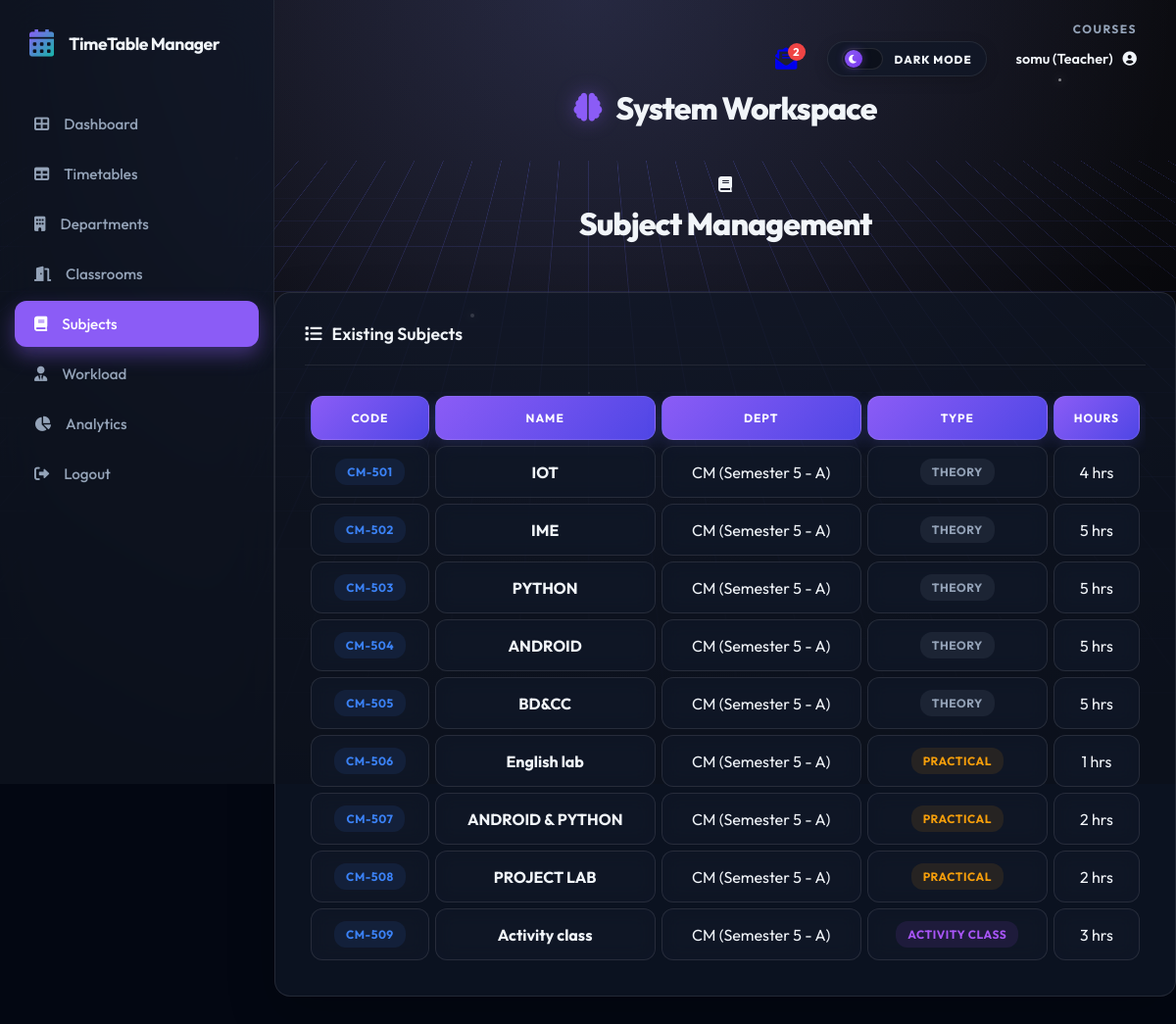
The app's page /courses (signed in) with its own data.
### models.py (models this page shows)
class User(db.Model, UserMixin):
    id = db.Column(db.Integer, primary_key=True)
    username = db.Column(db.String(80), unique=True, nullable=False)
    password = db.Column(db.String(120), nullable=False)
    email = db.Column(db.String(120), nullable=True)
    role = db.Column(db.String(20), nullable=False, default='student')
    dept_id = db.Column(db.Integer, db.ForeignKey('department.id'), nullable=True)
    teacher_id = db.Column(db.Integer, db.ForeignKey('teacher.id'), nullable=True)
    department = db.relationship('Department', backref='users', lazy=True)
    teacher_profile = db.relationship('Teacher', backref='user_account', uselist=False, lazy=True)

class Course(db.Model):
    id = db.Column(db.Integer, primary_key=True)
    name = db.Column(db.String(100), nullable=False)
    code = db.Column(db.String(20), nullable=False)
    dept_id = db.Column(db.Integer, db.ForeignKey('department.id'), nullable=False)
    type = db.Column(db.String(20), nullable=False, default='Theory')
    hours_per_week = db.Column(db.Integer, nullable=False)
    allocations = db.relationship('Allocation', backref='course', lazy=True, cascade="all, delete-orphan")
    timetable_entries = db.relationship('TimetableEntry', backref='course', lazy=True, cascade="all, delete-orphan")

class Department(db.Model):
    id = db.Column(db.Integer, primary_key=True)
    name = db.Column(db.String(100), nullable=False)
    code = db.Column(db.String(10), nullable=False)
    section = db.Column(db.String(10), nullable=True, default='A')
    semester = db.Column(db.String(20), nullable=True, default='Semester 1')
    courses = db.relationship('Course', backref='department', lazy=True, cascade="all, delete-orphan")
    teachers = db.relationship('Teacher', backref='department', lazy=True, cascade="all, delete-orphan")
    timetable_entries = db.relationship('TimetableEntry', backref='department', lazy=True, cascade="all, delete-orphan")

### routes.py (the view, shortened to what this page needs)
@main.route('/courses', methods=['GET', 'POST'])
@login_required
def courses():
    courses = Course.query.all()
    depts = Department.query.all()
    return render_template('resources/courses.html', courses=courses, departments=depts)

### app.py (called while the page is built)
@login_manager.user_loader
def load_user(user_id):
    return User.query.get(int(user_id))

@app.context_processor
def inject_unread_count():
    from flask_login import current_user
    from models import Message
    if current_user.is_authenticated:
        count = Message.query.filter_by(recipient_id=current_user.id, is_read=False).count()
        return dict(unread_count=count)
    return dict(unread_count=0)

### templates/resources/courses.html (shortened to what this page needs)
{% extends 'base.html' %}
{% block content %}
<div class="page-title-section">
    <div class="page-title">
        <i class="fas fa-book"></i>
        <h1>Subject Management</h1>
    </div>
</div>
<div class="card">
    <div class="card-header">
        <h3><i class="fas fa-list"></i> Existing Subjects</h3>
    </div>
    <div class="timetable-responsive">
        <table class="timetable-table">
            <thead>
                <tr>
                    <th>Code</th>
                    <th>Name</th>
                    <th>Dept</th>
                    <th>Type</th>
                    <th>Hours</th>
                </tr>
            </thead>
            <tbody>
                {% for course in courses %}
                <tr>
                    <td><span class="badge badge-subject-code">{{ course.code }}</span></td>
                    <td><strong>{{ course.name }}</strong></td>
                    <td>{{ course.department.code }} ({{ course.department.semester }} - {{ course.department.section
                        }})</td>
                    <td>
                        <span
                            class="badge {% if course.type == 'Practical' %}badge-practical{% elif course.type == 'Activity Class' %}badge-activity{% else %}badge-classroom{% endif %}">
                            {{ course.type }}
                        </span>
                    </td>
                    <td>{{ course.hours_per_week }} hrs</td>
                </tr>
                {% endfor %}
            </tbody>
        </table>
    </div>
</div>
{% endblock %}

### templates/base.html (shortened to what this page needs)
<!DOCTYPE html>
<html lang="en">
<head>
    <link rel="stylesheet" href="{{ url_for('static', filename='css/style.css') }}">
    <link rel="stylesheet" href="https://cdnjs.cloudflare.com/ajax/libs/font-awesome/6.0.0/css/all.min.css">
</head>
<body>
    <div class="cyber-grid-container">
        <div class="cyber-grid"></div>
        <div class="cyber-glow"></div>
        <div class="floating-particles">
            <i></i><i></i><i></i><i></i><i></i><i></i>
        </div>
    </div>
    {% set is_auth = request.endpoint in ['main.login', 'main.register', 'main.register_student',
    'main.register_teacher'] %}
    <div class="{{ 'app-wrapper' if not is_auth else '' }}">
        {% if not is_auth %}
        <aside class="sidebar" id="appSidebar">
            <div class="sidebar-header">
                <i class="fas fa-calendar-alt"></i>
                <h2>TimeTable Manager</h2>
            </div>
            <ul class="sidebar-nav">
                <li class="nav-item {% if request.endpoint == 'main.dashboard' %}active{% endif %}">
                    <a href="{{ url_for('main.dashboard') }}" class="nav-link">
                        <i class="fas fa-th-large"></i> Dashboard
                    </a>
                </li>
                <li class="nav-item {% if request.endpoint == 'main.timetable' %}active{% endif %}">
                    <a href="{{ url_for('main.timetable') }}" class="nav-link">
                        <i class="fas fa-table"></i> Timetables
                    </a>
                </li>
                <li class="nav-item {% if request.endpoint == 'main.departments' %}active{% endif %}">
                    <a href="{{ url_for('main.departments') }}" class="nav-link">
                        <i class="fas fa-building"></i> Departments
                    </a>
                </li>
                <li class="nav-item {% if request.endpoint == 'main.classrooms' %}active{% endif %}">
                    <a href="{{ url_for('main.classrooms') }}" class="nav-link">
                        <i class="fas fa-door-open"></i> Classrooms
                    </a>
                </li>
                <li class="nav-item {% if request.endpoint == 'main.courses' %}active{% endif %}">
                    <a href="{{ url_for('main.courses') }}" class="nav-link">
                        <i class="fas fa-book"></i> Subjects
                    </a>
                </li>
                <li class="nav-item">
                    <a href="{{ url_for('main.teachers') }}" class="nav-link">
                        <i class="fas fa-user-tie"></i> Workload
                    </a>
                </li>
                <li class="nav-item {% if request.endpoint == 'main.reports' %}active{% endif %}">
                    <a href="{{ url_for('main.reports') }}" class="nav-link">
                        <i class="fas fa-chart-pie"></i> Analytics
                    </a>
                </li>
                {% if current_user.is_authenticated %}
                <li class="nav-item">
                    <a href="{{ url_for('main.logout') }}" class="nav-link">
                        <i class="fas fa-sign-out-alt"></i> Logout
                    </a>
                </li>
                {% else %}
                <li class="nav-item">
                    <a href="{{ url_for('main.login') }}" class="nav-link">
                        <i class="fas fa-sign-in-alt"></i> Login
                    </a>
                </li>
                {% endif %}
            </ul>
        </aside>
        {% endif %}
        <main class="{{ 'main-area' if not is_auth else '' }}">
            {% if not is_auth %}
            <div class="top-header">
                <div class="header-meta-group">
                    <div class="breadcrumb-mini">{{ request.endpoint.split('.')[-1].replace('_', ' ') }}</div>
                    <div class="user-controls">
                        {% if current_user.is_authenticated %}
                        <a href="{{ url_for('main.mailbox') }}" class="icon-btn nav-mailbox-link" title="Mailbox"
                            style="margin-right: 15px; position: relative;">
                            <i class="fas fa-envelope-open-text nav-mailbox-icon"></i>
                            {% if unread_count > 0 %}
                            <span style="
                                position: absolute;
                                top: -5px;
                                right: -8px;
                                background: #ef4444;
                                color: white;
                                border-radius: 50%;
                                width: 18px;
                                height: 18px;
                                display: flex;
                                justify-content: center;
                                align-items: center;
                                font-size: 0.7rem;
                                font-weight: bold;
                                border: 2px solid var(--bg-secondary);
                            ">{{ unread_count }}</span>
                            {% endif %}
                        </a>
                        <div class="mode-switcher" id="themeToggle" title="Switch Interface Mode">
                            <div class="mode-track">
                                <div class="mode-thumb">
                                    <i class="fas fa-moon moon-icon"></i>
                                </div>
                            </div>
                            <span class="mode-label">Dark Mode</span>
                        </div>
                        <div class="user-dropdown">
                            <a href="{{ url_for('main.profile') }}" class="user-profile" id="userProfileToggle"
                                style="text-decoration: none; color: inherit; cursor: pointer;">
                                <span>{{ current_user.username }} ({{ current_user.role|capitalize }})</span>
                                <i class="fas fa-user-circle"></i>
                            </a>
                        </div>
                        {% else %}
                        <div class="user-profile">
                            <span>Guest</span>
                            <i class="fas fa-user-circle"></i>
                        </div>
                        {% endif %}
                    </div>
                </div>
            </div>
            <div class="page-title-section">
                <div class="page-title">
                    <h1>
                        {% block icon %}<i class="fas fa-brain"></i>{% endblock %}
                        {% block title %}System Workspace{% endblock %}
                    </h1>
                </div>
            </div>
            {% endif %}
            {% block content %}{% endblock %}
    </div>
</body>
</html>

### records on screen
User: username "somu", role "Teacher"
Course: code "CM-501", name "IOT", department.code "CM", department.semester "Semester 5", department.section "A", type "THEORY", hours_per_week "4"
Course: code "CM-502", name "IME", department.code "CM", department.semester "Semester 5", department.section "A", type "THEORY", hours_per_week "5"
Course: code "CM-503", name "PYTHON", department.code "CM", department.semester "Semester 5", department.section "A", type "THEORY", hours_per_week "5"
Course: code "CM-504", name "ANDROID", department.code "CM", department.semester "Semester 5", department.section "A", type "THEORY", hours_per_week "5"
Course: code "CM-505", name "BD&CC", department.code "CM", department.semester "Semester 5", department.section "A", type "THEORY", hours_per_week "5"
Course: code "CM-506", name "English lab", department.code "CM", department.semester "Semester 5", department.section "A", type "PRACTICAL", hours_per_week "1"
Course: code "CM-507", name "ANDROID & PYTHON", department.code "CM", department.semester "Semester 5", department.section "A", type "PRACTICAL", hours_per_week "2"
Course: code "CM-508", name "PROJECT LAB", department.code "CM", department.semester "Semester 5", department.section "A", type "PRACTICAL", hours_per_week "2"
Course: code "CM-509", name "Activity class", department.code "CM", department.semester "Semester 5", department.section "A", type "ACTIVITY CLASS", hours_per_week "3"

### other values on screen
{{ request.endpoint.split('.')[-1].replace('_', ' ') }} "COURSES"
{{ unread_count }} "2"
